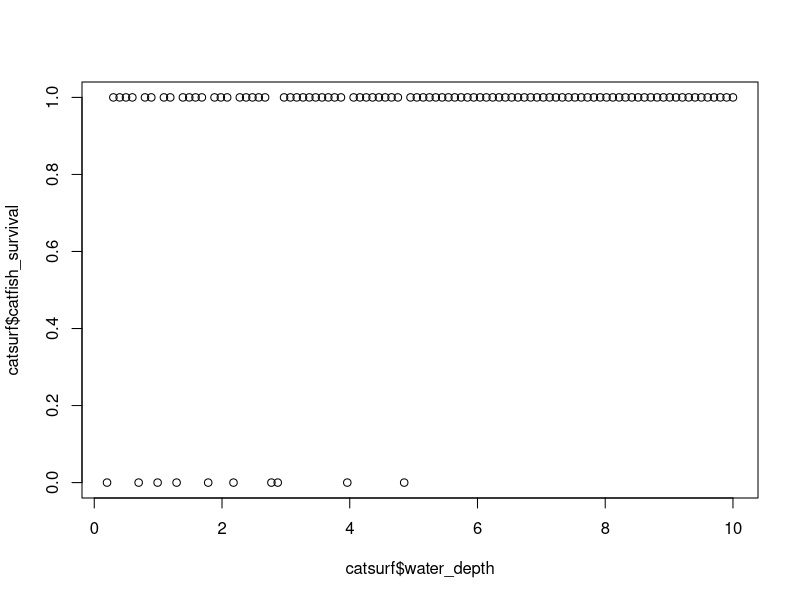
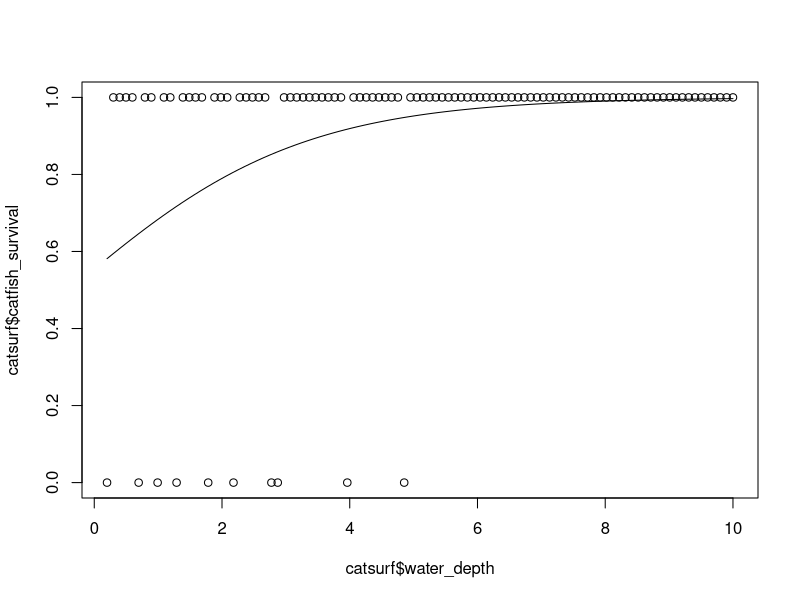
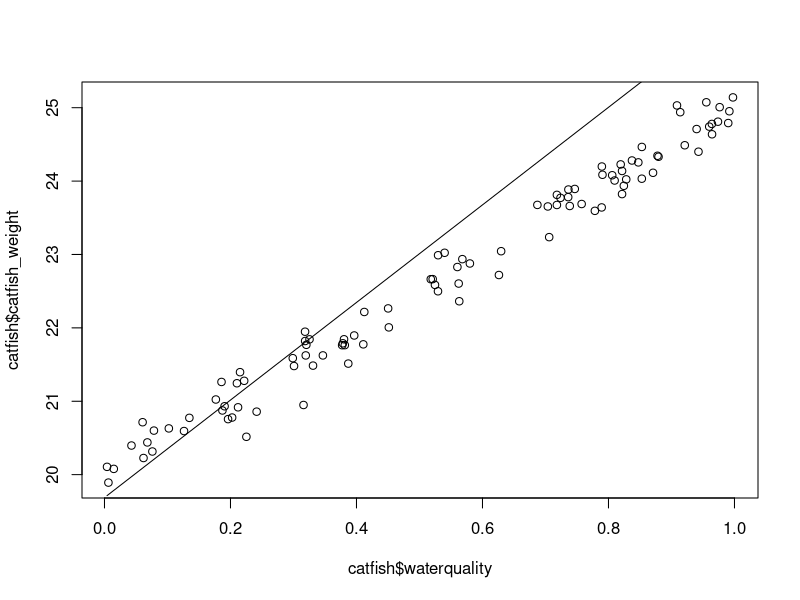
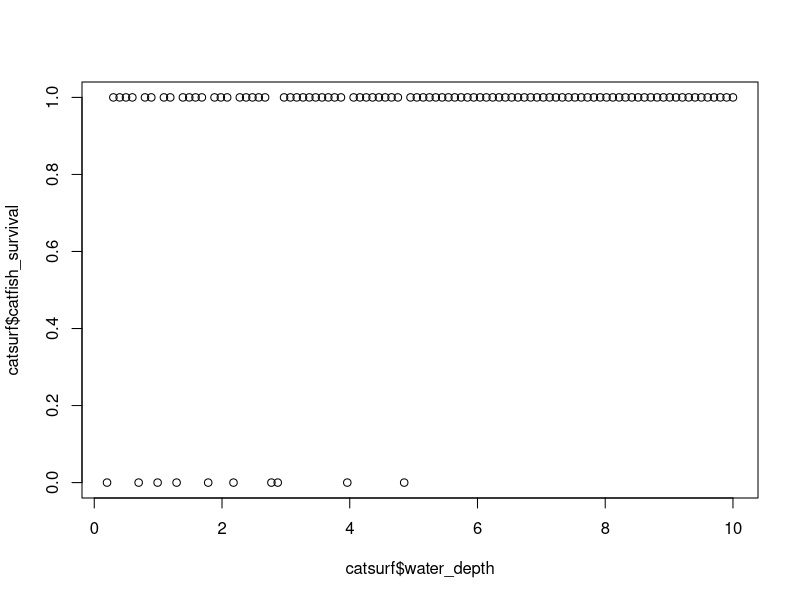
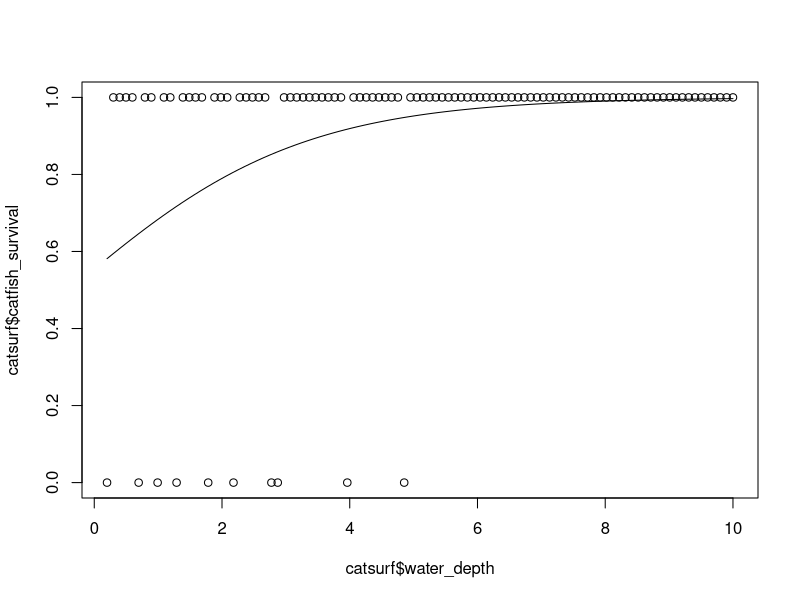
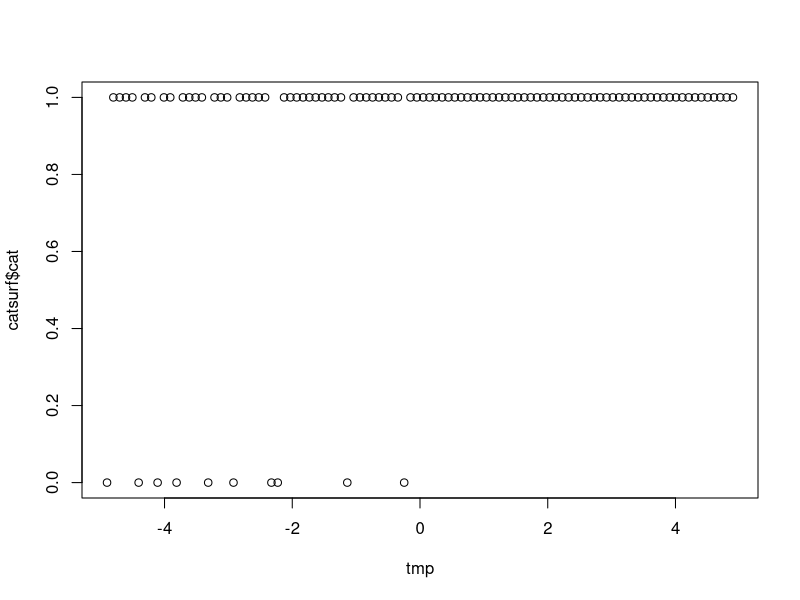
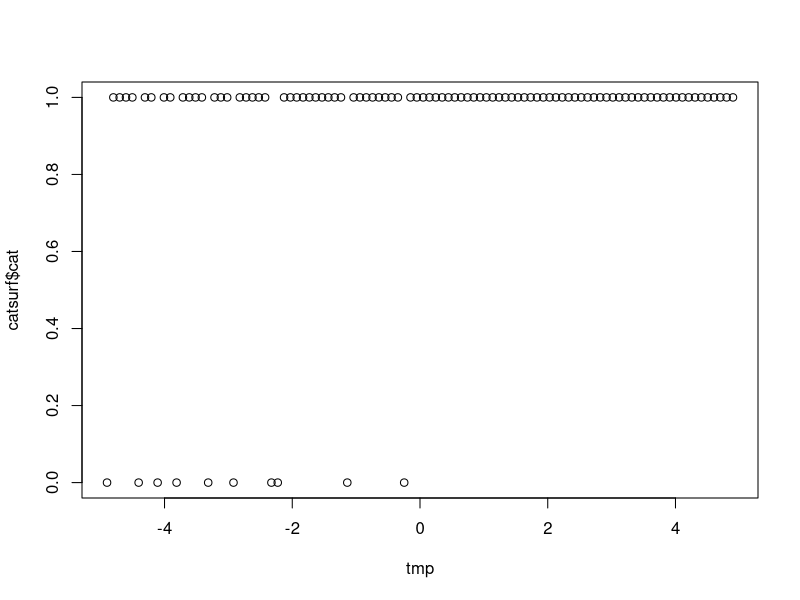

Reproduce these figures in R, in order.
## ---- chunk 1
catsurf<-read.csv("catfish_survival.csv")
plot(catsurf$catfish_survival~catsurf$water_depth)
#glm = GENERLALIZED linear model
#parameterized using maximum liklihood estimate (MLE)
#find the value of p that results in MLE
catmod1<-glm(catfish_survival~water_depth, data=catsurf, family=binomial) 
coef(catmod1) #calling only the coefficients...these corroborate with rest of the class
plot(catsurf$catfish_survival~catsurf$water_depth)
curve(plogis(0.2177667+0.553107*x), add=T)
## ---- chunk 2
x1<-2
x2<-0
print("Difference between a value of x=2 and x=0:")
plogis(0.5+0.1*x1)-plogis(0.5+0.1*x2)
## ---- chunk 3
confint(catmod1) #corroborates with class
## ---- chunk 4
catfish<-read.csv("catdat16.csv")
catmod2<-lm(catfish$catfish_weight~catfish$waterquality)
catmod2
plot(catfish$catfish_weight~catfish$waterquality)
curve(19.687+6.648*x, add=T)
## ---- chunk 5
#use catfish survival data = "catsurf"
plot(catsurf$catfish_survival~catsurf$water_depth)
#old glm:
catmod1<-glm(catfish_survival~water_depth, data=catsurf, family=binomial) 
coef(catmod1) #calling only the coefficients...these corroborate with rest of the class
plot(catsurf$catfish_survival~catsurf$water_depth)
curve(plogis(0.2177667+0.553107*x), add=T) #use values from catmod1

#create new means: THANK YOU JAKE!
x<-catsurf$water_depth
x_hat<-mean(catsurf$water_depth)
MeanCenter<-x-x_hat
tmp <- catsurf$water - (mean(catsurf$water))
plot(catsurf$cat ~ tmp)
catmod2<-glm(catfish_survival~tmp, data=catsurf, family=binomial) 

plot(catsurf$cat ~ tmp)
## ---- chunk 6
dbinom(x=5, size=10,prob=0.8) #confirms out guess that max likelihood is 0.5<-see last week's notes.
## ---- chunk 7
exp1<-dbinom(x=5, size=10, prob=0.5)
exp2<-dbinom(x=3, size=15, prob=0.5)
exp1 #0.25
exp2 #0.14
exp1*exp2 #0.0034
#Dr.C's code:
dbinom(x=5, size=10, prob=0.5)*dbinom(x=3, size=15, prob=0.5) #same answer
## ---- chunk 8
args(dbinom)
